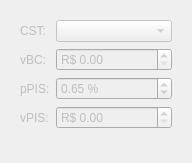
                <widget class="QWidget" name="scrollAreaWidgetContents_3">
                 <property name="geometry">
                  <rect>
                   <x>0</x>
                   <y>0</y>
                   <width>192</width>
                   <height>163</height>
                  </rect>
                 </property>
                 <layout class="QGridLayout" name="gridLayout_84">
                  <item row="0" column="0">
                   <widget class="QFrame" name="frame_9">
                    <property name="enabled">
                     <bool>false</bool>
                    </property>
                    <layout class="QGridLayout" name="gridLayout_2">
                     <item row="1" column="0">
                      <widget class="QLabel" name="label_15">
                       <property name="sizePolicy">
                        <sizepolicy hsizetype="Maximum" vsizetype="Preferred">
                         <horstretch>0</horstretch>
                         <verstretch>0</verstretch>
                        </sizepolicy>
                       </property>
                       <property name="text">
                        <string>vBC:</string>
                       </property>
                      </widget>
                     </item>
                     <item row="2" column="0">
                      <widget class="QLabel" name="label_16">
                       <property name="sizePolicy">
                        <sizepolicy hsizetype="Maximum" vsizetype="Preferred">
                         <horstretch>0</horstretch>
                         <verstretch>0</verstretch>
                        </sizepolicy>
                       </property>
                       <property name="text">
                        <string>pPIS:</string>
                       </property>
                      </widget>
                     </item>
                     <item row="1" column="1">
                      <widget class="QDoubleSpinBox" name="doubleSpinBoxPISvbc">
                       <property name="prefix">
                        <string>R$ </string>
                       </property>
                       <property name="maximum">
                        <double>99999.000000000000000</double>
                       </property>
                      </widget>
                     </item>
                     <item row="2" column="1">
                      <widget class="QDoubleSpinBox" name="doubleSpinBoxPISppis">
                       <property name="suffix">
                        <string> %</string>
                       </property>
                       <property name="maximum">
                        <double>100.000000000000000</double>
                       </property>
                       <property name="value">
                        <double>0.650000000000000</double>
                       </property>
                      </widget>
                     </item>
                     <item row="3" column="1">
                      <widget class="QDoubleSpinBox" name="doubleSpinBoxPISvpis">
                       <property name="prefix">
                        <string>R$ </string>
                       </property>
                       <property name="maximum">
                        <double>99999.990000000005239</double>
                       </property>
                      </widget>
                     </item>
                     <item row="3" column="0">
                      <widget class="QLabel" name="label_17">
                       <property name="sizePolicy">
                        <sizepolicy hsizetype="Maximum" vsizetype="Preferred">
                         <horstretch>0</horstretch>
                         <verstretch>0</verstretch>
                        </sizepolicy>
                       </property>
                       <property name="text">
                        <string>vPIS:</string>
                       </property>
                      </widget>
                     </item>
                     <item row="0" column="0">
                      <widget class="QLabel" name="label_14">
                       <property name="sizePolicy">
                        <sizepolicy hsizetype="Maximum" vsizetype="Preferred">
                         <horstretch>0</horstretch>
                         <verstretch>0</verstretch>
                        </sizepolicy>
                       </property>
                       <property name="text">
                        <string>CST:</string>
                       </property>
                      </widget>
                     </item>
                     <item row="4" column="1">
                      <spacer name="verticalSpacer_8">
                       <property name="orientation">
                        <enum>Qt::Vertical</enum>
                       </property>
                       <property name="sizeHint" stdset="0">
                        <size>
                         <width>20</width>
                         <height>40</height>
                        </size>
                       </property>
                      </spacer>
                     </item>
                     <item row="0" column="1">
                      <widget class="QComboBox" name="comboBoxPIScst">
                       <property name="sizePolicy">
                        <sizepolicy hsizetype="Ignored" vsizetype="Fixed">
                         <horstretch>0</horstretch>
                         <verstretch>0</verstretch>
                        </sizepolicy>
                       </property>
                       <item>
                        <property name="text">
                         <string/>
                        </property>
                       </item>
                       <item>
                        <property name="text">
                         <string>01 - Operação Tributável com Alíquota Básica</string>
                        </property>
                       </item>
                       <item>
                        <property name="text">
                         <string>02 - Operação Tributável com Alíquota Diferenciada</string>
                        </property>
                       </item>
                       <item>
                        <property name="text">
                         <string>03 - Operação Tributável com Alíquota por Unidade de Medida de Produto</string>
                        </property>
                       </item>
                       <item>
                        <property name="text">
                         <string>04 - Operação Tributável Monofásica - Revenda a Alíquota Zero</string>
                        </property>
                       </item>
                       <item>
                        <property name="text">
                         <string>05 - Operação Tributável por Substituição Tributária</string>
                        </property>
                       </item>
                       <item>
                        <property name="text">
                         <string>06 - Operação Tributável a Alíquota Zero</string>
                        </property>
                       </item>
                       <item>
                        <property name="text">
                         <string>07 - Operação Isenta da Contribuição</string>
                        </property>
                       </item>
                       <item>
                        <property name="text">
                         <string>08 - Operação sem Incidência da Contribuição</string>
                        </property>
                       </item>
                       <item>
                        <property name="text">
                         <string>09 - Operação com Suspensão da Contribuição</string>
                        </property>
                       </item>
                       <item>
                        <property name="text">
                         <string>49 - Outras Operações de Saída</string>
                        </property>
                       </item>
                       <item>
                        <property name="text">
                         <string>50 - Operação com Direito a Crédito - Vinculada Exclusivamente a Receita Tributada no Mercado Interno</string>
                        </property>
                       </item>
                       <item>
                        <property name="text">
                         <string>51 - Operação com Direito a Crédito - Vinculada Exclusivamente a Receita Não-Tributada no Mercado Interno</string>
                        </property>
                       </item>
                       <item>
                        <property name="text">
                         <string>52 - Operação com Direito a Crédito - Vinculada Exclusivamente a Receita de Exportação</string>
                        </property>
                       </item>
                       <item>
                        <property name="text">
                         <string>53 -
Operação com Direito a Crédito - Vinculada a Receitas Tributadas e Não-Tributadas no Mercado Interno</string>
                        </property>
                       </item>
                       <item>
                        <property name="text">
                         <string>54 - Operação com Direito a Crédito - Vinculada a Receitas Tributadas no Mercado Interno e de Exportação</string>
                        </property>
                       </item>
                       <item>
                        <property name="text">
                         <string>55 - Operação com Direito a Crédito - Vinculada a Receitas Não Tributadas no Mercado Interno e de Exportação</string>
                        </property>
                       </item>
                       <item>
                        <property name="text">
                         <string>56 - Operação com Direito a Crédito - Vinculada a Receitas Tributadas e Não-Tributadas no Mercado Interno e de Exportação</string>
                        </property>
                       </item>
                       <item>
                        <property name="text">
                         <string>60 - Crédito Presumido - Operação de Aquisição Vinculada Exclusivamente a Receita Tributada no Mercado Interno</string>
                        </property>
                       </item>
                       <item>
                        <property name="text">
                         <string>61 - Crédito Presumido - Operação de Aquisição Vinculada Exclusivamente a Receita Não-Tributada no Mercado Interno</string>
                        </property>
                       </item>
                       <item>
                        <property name="text">
                         <string>62 - Crédito Presumido - Operação de Aquisição Vinculada Exclusivamente a Receita de Exportação</string>
                        </property>
                       </item>
                       <item>
                        <property name="text">
                         <string>63 - Crédito Presumido - Operação de Aquisição Vinculada a Receitas Tributadas e Não-Tributadas no Mercado Interno</string>
                        </property>
                       </item>
                       <item>
                        <property name="text">
                         <string>64 - Crédito Presumido - Operação de Aquisição Vinculada a Receitas Tributadas no Mercado Interno e de Exportação</string>
                        </property>
                       </item>
                       <item>
                        <property name="text">
                         <string>65 - Crédito Presumido - Operação de Aquisição Vinculada a Receitas Não-Tributadas no Mercado Interno e de Exportação</string>
                        </property>
                       </item>
                       <item>
                        <property name="text">
                         <string>66 - Crédito Presumido - Operação de Aquisição Vinculada a Receitas Tributadas e Não-Tributadas no Mercado Interno e de Exportação</string>
                        </property>
                       </item>
                       <item>
                        <property name="text">
                         <string>67 - Crédito Presumido - Outras Operações</string>
                        </property>
                       </item>
                       <item>
                        <property name="text">
                         <string>70 - Operação de Aquisição sem Direito a Crédito</string>
                        </property>
                       </item>
                       <item>
                        <property name="text">
                         <string>71 - Operação de Aquisição com Isenção</string>
                        </property>
                       </item>
                       <item>
                        <property name="text">
                         <string>72 - Operação de Aquisição com Suspensão</string>
                        </property>
                       </item>
                       <item>
                        <property name="text">
                         <string>73 - Operação de Aquisição a Alíquota Zero</string>
                        </property>
                       </item>
                       <item>
                        <property name="text">
                         <string>74 - Operação de Aquisição sem Incidência da Contribuição</string>
                        </property>
                       </item>
                       <item>
                        <property name="text">
                         <string>75 - Operação de Aquisição por Substituição Tributária</string>
                        </property>
                       </item>
                       <item>
                        <property name="text">
                         <string>98 - Outras Operações de Entrada</string>
                        </property>
                       </item>
                       <item>
                        <property name="text">
                         <string>99 - Outras Operações</string>
                        </property>
                       </item>
                      </widget>
                     </item>
                    </layout>
                   </widget>
                  </item>
                 </layout>
                </widget>
